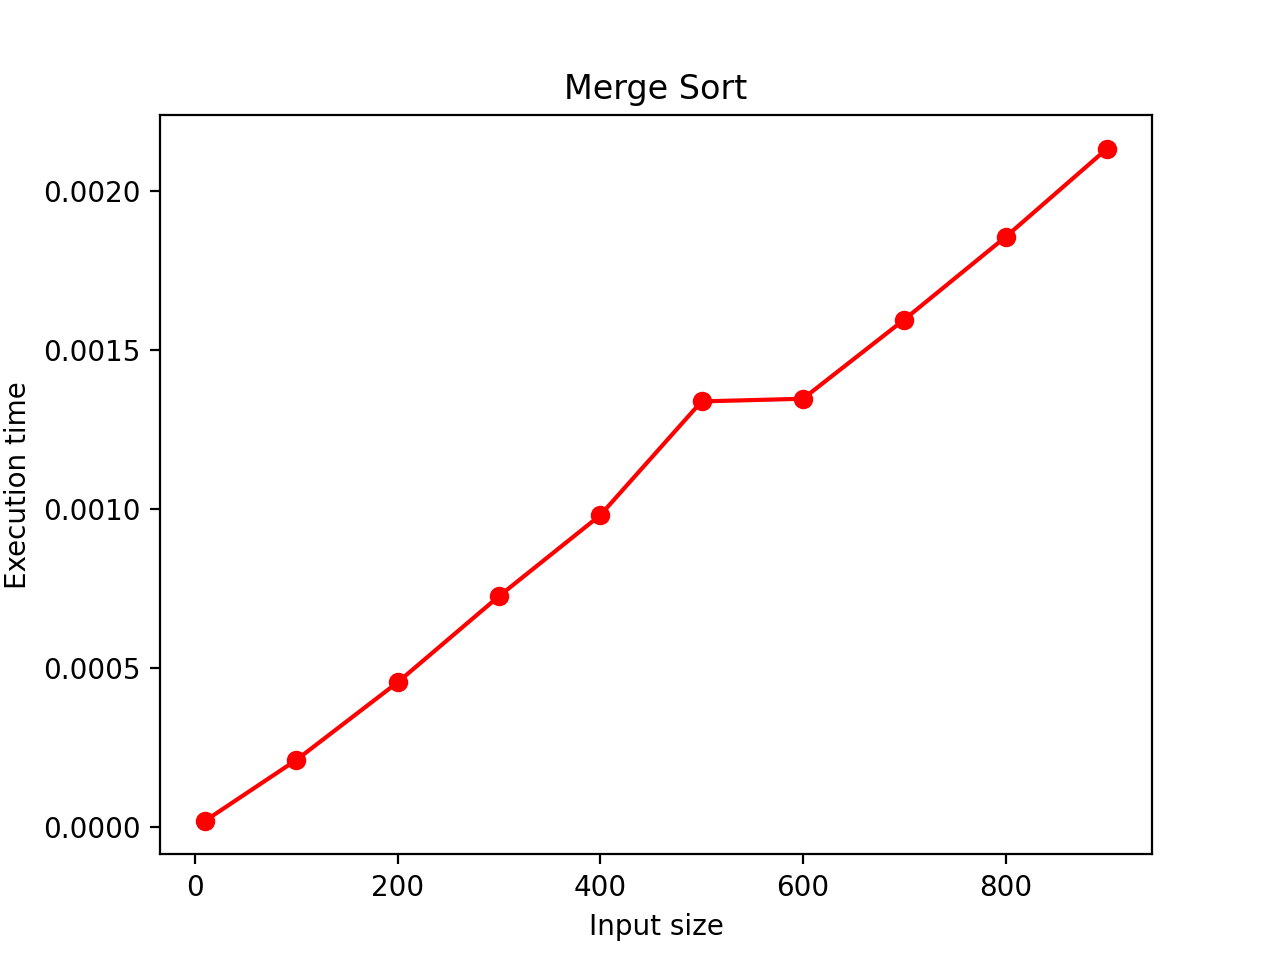

The Python source for this figure:
import pylab
import time
import random

# Sorts array A[0..n − 1] by recursive mergesort
# Input: An array A[0..n − 1] of orderable elements
# Output: Array A[0..n − 1] sorted in nondecreasing order
def MergeSort(A):
    if(len(A)>1):
        mid = len(A)//2
        B = A[:mid]
        C = A[mid:]
        MergeSort(B)
        MergeSort(C)
        Merge(B,C,A)

# Merges two sorted arrays into one sorted array
# Input: Arrays B[0..p − 1] and C[0..q − 1] both sorted
# Output: Sorted array A[0..p + q − 1] of the elements of B and C
def Merge(B,C,A):
    i=0
    j=0
    k=0
    while i < len(B) and j < len(C):
        if B[i] < C[j]:
            A[k]=B[i]
            i=i+1
        else:
            A[k]=C[j]
            j=j+1
        k=k+1
    
    while i < len(B):
        A[k]=B[i]
        i=i+1
        k=k+1

    while j < len(C):
        A[k]=C[j]
        j=j+1
        k=k+1

def ranGen(n):
    randomlist = []
    for i in range(0,n):
        key = random.randint(1,99)
        randomlist.append(key)
    return randomlist


A0 = ranGen(10)
A1 = ranGen(100)
A2 = ranGen(200)
A3 = ranGen(300)
A4 = ranGen(400)
A5 = ranGen(500)
A6 = ranGen(600)
A7 = ranGen(700)
A8 = ranGen(800)
A9 = ranGen(900)

#0
startA0 = time.time()
MergeSort(A0)
stopA0 = time.time()
timeA0 = stopA0 - startA0
sizeA0 = len(A0)
#1
startA1 = time.time()
MergeSort(A1)
stopA1 = time.time()
timeA1 = stopA1 - startA1
sizeA1 = len(A1)
#2
startA2 = time.time()
MergeSort(A2)
stopA2 = time.time()
timeA2 = stopA2 - startA2
sizeA2 = len(A2)
#3
startA3 = time.time()
MergeSort(A3)
stopA3 = time.time()
timeA3 = stopA3 - startA3
sizeA3 = len(A3)
#4
startA4 = time.time()
MergeSort(A4)
stopA4 = time.time()
timeA4 = stopA4 - startA4
sizeA4 = len(A4)
#5
startA5 = time.time()
MergeSort(A5)
stopA5 = time.time()
timeA5 = stopA5 - startA5
sizeA5 = len(A5)
#6
startA6 = time.time()
MergeSort(A6)
stopA6 = time.time()
timeA6 = stopA6 - startA6
sizeA6 = len(A6)
#7
startA7 = time.time()
MergeSort(A7)
stopA7 = time.time()
timeA7 = stopA7 - startA7
sizeA7 = len(A7)
#8
startA8 = time.time()
MergeSort(A8)
stopA8 = time.time()
timeA8 = stopA8 - startA8
sizeA8 = len(A8)
#9
startA9 = time.time()
MergeSort(A9)
stopA9 = time.time()
timeA9 = stopA9 - startA9
sizeA9 = len(A9)



pylab.plot([sizeA0,sizeA1,sizeA2,sizeA3,sizeA4,sizeA5,sizeA6,sizeA7,sizeA8,sizeA9],[timeA0,timeA1,timeA2,timeA3,timeA4,timeA5,timeA6,timeA7,timeA8,timeA9],'ro-')
pylab.title('Merge Sort')
pylab.xlabel('Input size')
pylab.ylabel('Execution time')
pylab.show()
